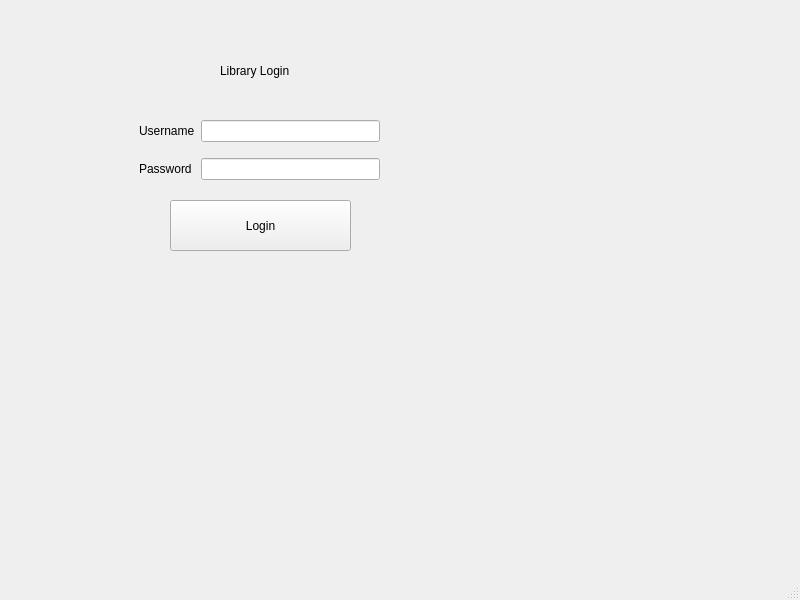
<?xml version="1.0" encoding="UTF-8"?>
<ui version="4.0">
 <class>MainWindow</class>
 <widget class="QMainWindow" name="MainWindow">
  <property name="geometry">
   <rect>
    <x>0</x>
    <y>0</y>
    <width>800</width>
    <height>600</height>
   </rect>
  </property>
  <property name="windowTitle">
   <string>MainWindow</string>
  </property>
  <widget class="QWidget" name="centralwidget">
   <widget class="QPushButton" name="pushButton">
    <property name="geometry">
     <rect>
      <x>170</x>
      <y>200</y>
      <width>181</width>
      <height>51</height>
     </rect>
    </property>
    <property name="text">
     <string>Login</string>
    </property>
   </widget>
   <widget class="QWidget" name="gridLayoutWidget">
    <property name="geometry">
     <rect>
      <x>139</x>
      <y>110</y>
      <width>241</width>
      <height>80</height>
     </rect>
    </property>
    <layout class="QGridLayout" name="gridLayout">
     <item row="0" column="0">
      <widget class="QLabel" name="label">
       <property name="text">
        <string>Username</string>
       </property>
      </widget>
     </item>
     <item row="1" column="1">
      <widget class="QLineEdit" name="lineEditPass"/>
     </item>
     <item row="0" column="1">
      <widget class="QLineEdit" name="lineEditUser"/>
     </item>
     <item row="1" column="0">
      <widget class="QLabel" name="label_2">
       <property name="text">
        <string>Password</string>
       </property>
      </widget>
     </item>
    </layout>
   </widget>
   <widget class="QLabel" name="label_3">
    <property name="geometry">
     <rect>
      <x>220</x>
      <y>50</y>
      <width>71</width>
      <height>41</height>
     </rect>
    </property>
    <property name="text">
     <string>Library Login</string>
    </property>
   </widget>
  </widget>
  <widget class="QMenuBar" name="menubar">
   <property name="geometry">
    <rect>
     <x>0</x>
     <y>0</y>
     <width>800</width>
     <height>21</height>
    </rect>
   </property>
  </widget>
  <widget class="QStatusBar" name="statusbar"/>
 </widget>
 <resources/>
 <connections/>
</ui>
